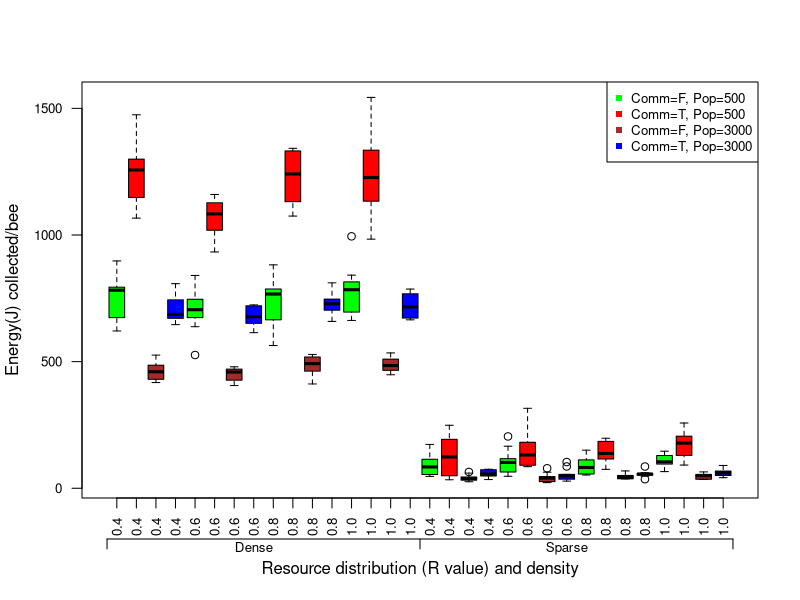
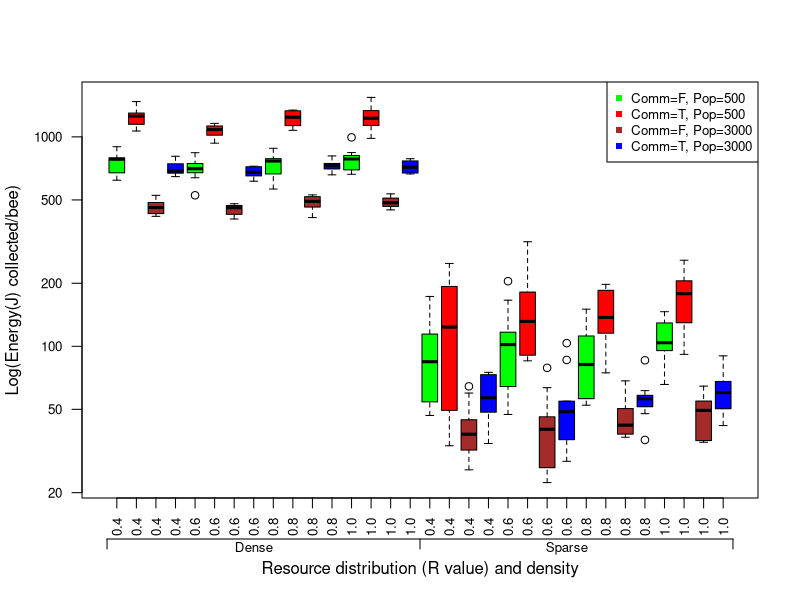
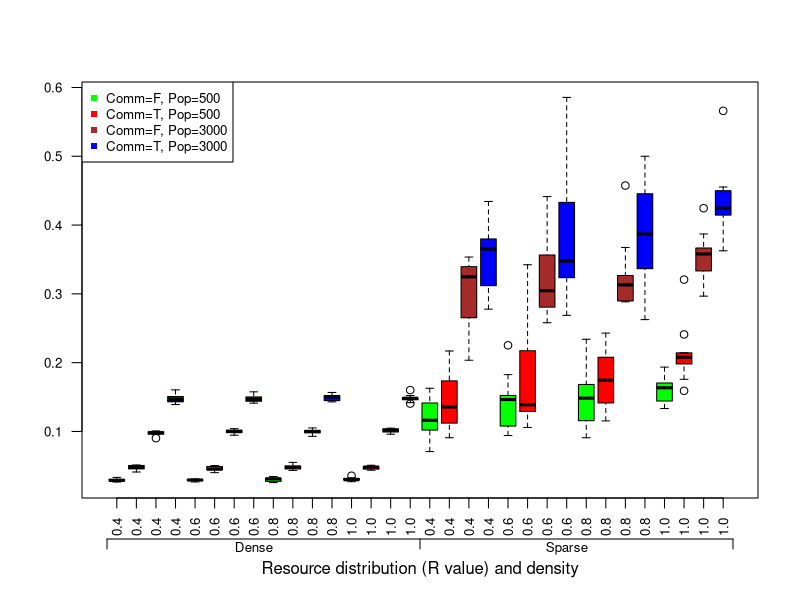
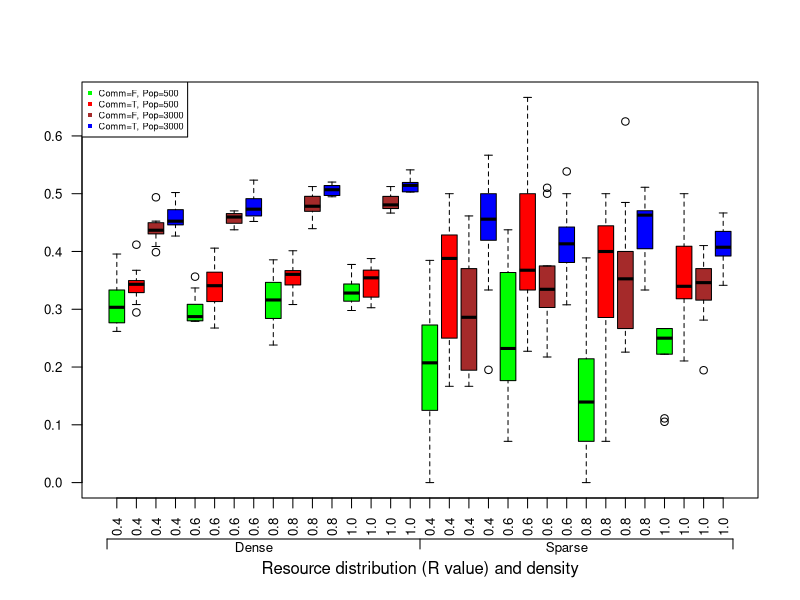
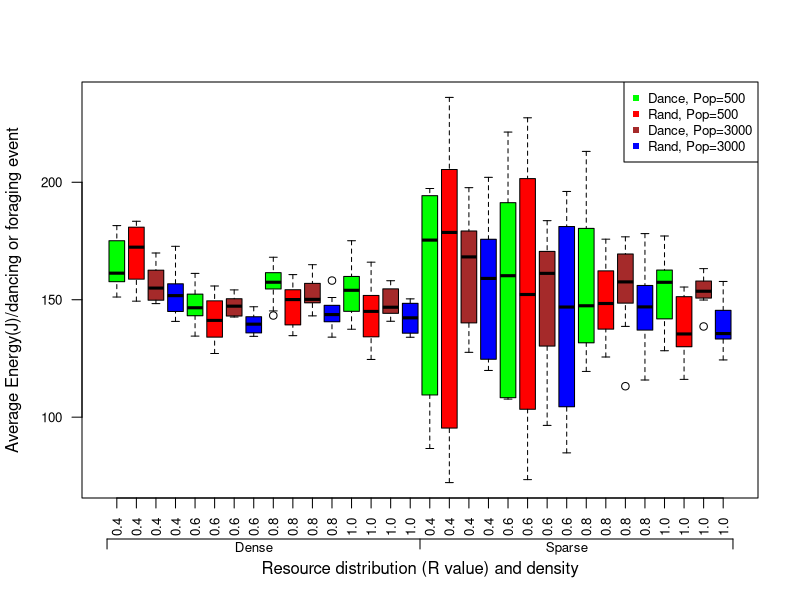
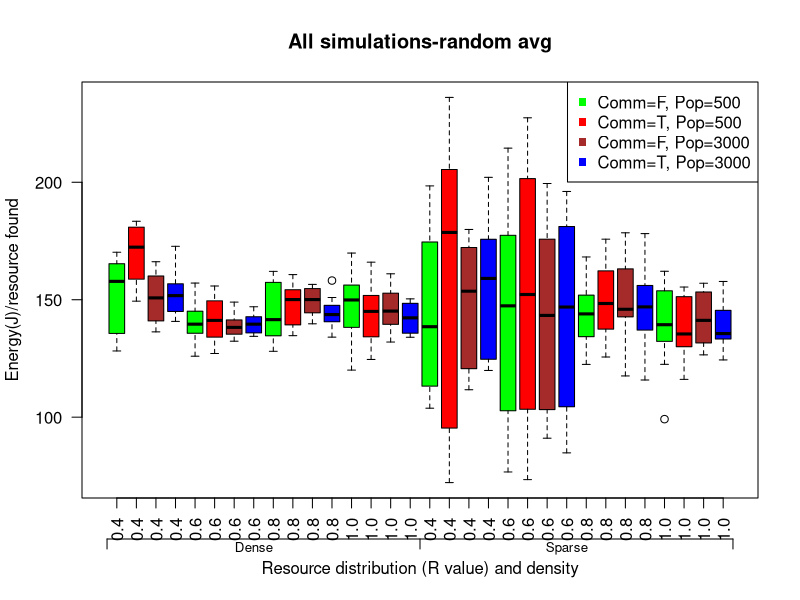

These figures' R source, in order:
## ---- chunk 1
library(dplyr)
# setwd("~/Google Drive/Semester 8/Thesis/NetLogo+R GitHub/NetLogo R Analyses/Sim Analyses5")

# Simulation data
all.data <- read.csv("Bees sim_all5-table.csv", skip = 6, stringsAsFactors=FALSE)

# Data calculation
all.data$energy.bee <- all.data$hive.collected / all.data$population
all.data$log.energy.bee <- log(all.data$energy.bee)
all.data$dance.avg <- all.data$dance.quality / all.data$dance.quantity
all.data$random.avg <- all.data$random.quality / all.data$random.quantity
all.data$avg.diff <-all.data$dance.avg - all.data$random.avg

# Data cleanup
names(all.data)[4] <- "communication"
all.data$communication <- as.factor(all.data$communication)
all.data$population <- as.factor(all.data$population)
all.data$environment <- as.factor(sapply(1:nrow(all.data), 
                                         function(i) {i <- paste(substr(all.data$resource_density[i],2,2), 
                                                                 ": ", substr(all.data$R_value[i], 2,4), 
                                                                 sep = "")}))

# Comm
comm.data <- all.data %>% filter(communication == TRUE)

# New table for dance and random avg quality
dance.data <- data.frame(energy.avg = comm.data$dance.avg, environment = comm.data$environment, 
                         communication = comm.data$communication, population = comm.data$population,
                         id.method = rep("dance", length(comm.data[,1])))
random.data <- data.frame(energy.avg = comm.data$random.avg, environment = comm.data$environment, 
                          communication = comm.data$communication, population = comm.data$population,
                          id.method = rep("random", length(comm.data[,1])))
avg.data <- rbind(dance.data, random.data)
## ---- chunk 2
# Plot results
boxplot(energy.bee ~ communication+population+environment, data=all.data, 
        col = c("green", "red", "brown", "blue"), las = 2, main = "", cex.axis = 0.8,  
        xlab = "Resource distribution (R value) and density", ylab = "Energy(J) collected/bee", 
        names = c("0.4", "0.4", "0.4", "0.4",
                  "0.6", "0.6", "0.6", "0.6",
                  "0.8", "0.8", "0.8", "0.8",
                  "1.0", "1.0", "1.0", "1.0",
                  "0.4", "0.4", "0.4", "0.4",
                  "0.6", "0.6", "0.6", "0.6",
                  "0.8", "0.8", "0.8", "0.8",
                  "1.0", "1.0", "1.0", "1.0"))
legend("topright", pch = 15, cex = 0.8, col = c("green", "red", "brown", "blue"), 
       c("Comm=F, Pop=500", "Comm=T, Pop=500", "Comm=F, Pop=3000", "Comm=T, Pop=3000"))
axis(1, at = c(0.5, 16.5, 32.5), labels = c("", "", ""), line = 2.05)
axis(1, at = c(8, 24), labels = c("Dense", "Sparse"), line = 0.9, tick = FALSE, cex.axis = 0.8)


boxplot(energy.bee ~ communication+population+environment, data=all.data, log = "y", 
        col = c("green", "red", "brown", "blue"), las = 2, main = "", cex.axis = 0.8, 
        xlab = "Resource distribution (R value) and density", ylab = "Log(Energy(J) collected/bee)", 
        names = c("0.4", "0.4", "0.4", "0.4",
                  "0.6", "0.6", "0.6", "0.6",
                  "0.8", "0.8", "0.8", "0.8",
                  "1.0", "1.0", "1.0", "1.0",
                  "0.4", "0.4", "0.4", "0.4",
                  "0.6", "0.6", "0.6", "0.6",
                  "0.8", "0.8", "0.8", "0.8",
                  "1.0", "1.0", "1.0", "1.0"))
legend("topright", pch = 15, cex = 0.8, col = c("green", "red", "brown", "blue"), 
       c("Comm=F, Pop=500", "Comm=T, Pop=500", "Comm=F, Pop=3000", "Comm=T, Pop=3000"))
axis(1, at = c(0.5, 16.5, 32.5), labels = c("", "", ""), line = 2.05)
axis(1, at = c(8, 24), labels = c("Dense", "Sparse"), line = 0.9, tick = FALSE, cex.axis = 0.8)
## ---- chunk 3
null.0 <- lm(log.energy.bee ~ 1, data = all.data)
alt.0a <- lm(log.energy.bee ~ population, data = all.data)
anova(null.0, alt.0a)
## ---- chunk 4
alt.0b <- lm(log.energy.bee ~ communication, data = all.data)
anova(null.0, alt.0b)
## ---- chunk 5
alt.0c <- lm(log.energy.bee ~ environment, data = all.data)
anova(null.0, alt.0c)
## ---- chunk 6
null.1 <- lm(log.energy.bee ~ population+communication+environment, data = all.data)
alt.1a <- lm(log.energy.bee ~ population*communication+environment, data = all.data)
anova(null.1, alt.1a)
## ---- chunk 7
alt.1b <- lm(log.energy.bee ~ population*environment+communication, data = all.data)
anova(null.1, alt.1b)
## ---- chunk 8
alt.1c <- lm(log.energy.bee ~ population+environment*communication, data = all.data)
anova(null.1, alt.1c)
## ---- chunk 9
null.all.1 <- lm(log.energy.bee ~ population + communication + environment + 
                   population*communication + population*environment + communication*environment, data = all.data)
alt.all.1 <- lm(log.energy.bee ~ population*communication*environment, data = all.data)
anova(null.all.1, alt.all.1)
## ---- chunk 10
boxplot((resources.found/resources) ~ communication+population+environment, data=all.data, 
        col = c("green", "red", "brown", "blue"), las = 2, main = "", cex.axis = 0.8, 
        xlab = "Resource distribution (R value) and density", ylab = "", 
        names = c("0.4", "0.4", "0.4", "0.4",
                  "0.6", "0.6", "0.6", "0.6",
                  "0.8", "0.8", "0.8", "0.8",
                  "1.0", "1.0", "1.0", "1.0",
                  "0.4", "0.4", "0.4", "0.4",
                  "0.6", "0.6", "0.6", "0.6",
                  "0.8", "0.8", "0.8", "0.8",
                  "1.0", "1.0", "1.0", "1.0"))
legend("topleft", pch = 15, cex = 0.8, col = c("green", "red", "brown", "blue"), 
       c("Comm=F, Pop=500", "Comm=T, Pop=500", "Comm=F, Pop=3000", "Comm=T, Pop=3000"))
axis(1, at = c(0.5, 16.5, 32.5), labels = c("", "", ""), line = 2.05)
axis(1, at = c(8, 24), labels = c("Dense", "Sparse"), line = 0.9, tick = FALSE, cex.axis = 0.8)
## ---- chunk 11
null.2 <- glm(cbind(resources.found, resources.untouched) ~ population+communication+environment, 
              family = binomial(), data = all.data)
alt.2a <- glm(cbind(resources.found, resources.untouched) ~ population*communication+environment, 
              family = binomial(), data = all.data)
anova(null.2, alt.2a, test="Chisq")
## ---- chunk 12
alt.2b <- glm(cbind(resources.found, resources.untouched) ~ population+communication*environment, 
              family = binomial(), data = all.data)
anova(null.2, alt.2b, test="Chisq")
## ---- chunk 13
alt.2c <- glm(cbind(resources.found, resources.untouched) ~ population*environment+communication, 
              family = binomial(), data = all.data)
anova(null.2, alt.2c, test="Chisq")
## ---- chunk 14
null.all.2 <- glm(cbind(resources.found, resources.untouched) ~ population + communication + environment + 
                    population*communication + population*environment + communication*environment, 
                  family = binomial(), data = all.data)
alt.all.2 <- glm(cbind(resources.found, resources.untouched) ~ population*environment*communication, 
                 family = binomial(), data = all.data)
anova(null.all.2, alt.all.2, test="Chisq")
## ---- chunk 15
boxplot((resources.depleted/resources.found) ~ communication+population+environment, data=all.data, 
        col = c("green", "red", "brown", "blue"), las = 2, main = "", cex.axis = 0.8, 
        xlab = "Resource distribution (R value) and density", ylab = "", 
        names = c("0.4", "0.4", "0.4", "0.4",
                  "0.6", "0.6", "0.6", "0.6",
                  "0.8", "0.8", "0.8", "0.8",
                  "1.0", "1.0", "1.0", "1.0",
                  "0.4", "0.4", "0.4", "0.4",
                  "0.6", "0.6", "0.6", "0.6",
                  "0.8", "0.8", "0.8", "0.8",
                  "1.0", "1.0", "1.0", "1.0"))
legend("topleft", pch = 15, cex = 0.55, col = c("green", "red", "brown", "blue"), 
       c("Comm=F, Pop=500", "Comm=T, Pop=500", "Comm=F, Pop=3000", "Comm=T, Pop=3000"))
axis(1, at = c(0.5, 16.5, 32.5), labels = c("", "", ""), line = 2.05)
axis(1, at = c(8, 24), labels = c("Dense", "Sparse"), line = 0.9, tick = FALSE, cex.axis = 0.8)
## ---- chunk 16
null.3 <- glm(cbind(resources.depleted, (resources.found-resources.depleted)) ~ 
                population+communication+environment, 
              family = binomial(), data = all.data)
alt.3a <- glm(cbind(resources.depleted, (resources.found-resources.depleted)) ~ 
                population*communication+environment, 
              family = binomial(), data = all.data)
anova(null.3, alt.3a, test="Chisq")
## ---- chunk 17
alt.3b <- glm(cbind(resources.depleted, (resources.found-resources.depleted)) ~ 
                population+communication*environment, 
              family = binomial(), data = all.data)
anova(null.3, alt.3b, test="Chisq")
## ---- chunk 18
alt.3c <- glm(cbind(resources.depleted, (resources.found-resources.depleted)) ~ 
                population*environment+communication, 
              family = binomial(), data = all.data)
anova(null.3, alt.3c, test="Chisq")
## ---- chunk 19
null.all.3 <- glm(cbind(resources.depleted, (resources.found-resources.depleted)) ~ 
                    population + communication + environment + 
                    population*communication + population*environment + communication*environment, 
                  family = binomial(), data = all.data)
alt.all.3 <- glm(cbind(resources.depleted, (resources.found-resources.depleted)) ~
                   population*environment*communication, 
                 family = binomial(), data = all.data)
anova(null.all.3, alt.all.3, test="Chisq")
## ---- chunk 20
# plot(x = all.data$dance.avg, y = all.data$random.avg)
# abline(a = 0, b = 1)

boxplot(energy.avg ~ id.method+population+environment, data=avg.data, 
        col = c("green", "red", "brown", "blue"), las = 2, cex.axis = 0.8, main = "", 
        xlab = "Resource distribution (R value) and density", ylab = "Average Energy(J)/dancing or foraging event", 
        names = c("0.4", "0.4", "0.4", "0.4",
                  "0.6", "0.6", "0.6", "0.6",
                  "0.8", "0.8", "0.8", "0.8",
                  "1.0", "1.0", "1.0", "1.0",
                  "0.4", "0.4", "0.4", "0.4",
                  "0.6", "0.6", "0.6", "0.6",
                  "0.8", "0.8", "0.8", "0.8",
                  "1.0", "1.0", "1.0", "1.0"))
legend("topright", pch = 15, cex = 0.8, col = c("green", "red", "brown", "blue"), 
       c("Dance, Pop=500", "Rand, Pop=500", "Dance, Pop=3000", "Rand, Pop=3000"))
axis(1, at = c(0.5, 16.5, 32.5), labels = c("", "", ""), line = 2.05)
axis(1, at = c(8, 24), labels = c("Dense", "Sparse"), line = 0.9, tick = FALSE, cex.axis = 0.8)
## ---- chunk 21
null.4 <- lm(energy.avg ~ population+id.method+environment, data = avg.data)
alt.4a <- lm(energy.avg ~ population*id.method+environment, data = avg.data)
anova(null.4, alt.4a)
## ---- chunk 22
alt.4b <- lm(energy.avg ~ population*environment+id.method, data = avg.data)
anova(null.4, alt.4b)
## ---- chunk 23
alt.4c <- lm(energy.avg ~ population+id.method*environment, data = avg.data)
anova(null.4, alt.4c)
## ---- chunk 24
null.all.4 <- lm(energy.avg ~ population + id.method + environment + 
                   population*id.method + population*environment + id.method*environment, data = avg.data)
alt.all.4 <- lm(energy.avg ~ population*id.method*environment, data = avg.data)
anova(null.all.4, alt.all.4)
## ---- chunk 25
anova(lm((dance.avg-random.avg) ~ environment+population, data = comm.data),
      lm((dance.avg-random.avg) ~ environment*population, data = comm.data))
## ---- chunk 26
boxplot(random.avg ~ communication+population+environment, data=all.data, 
        col = c("green", "red", "brown", "blue"), las = 2, main = "All simulations-random avg", 
        xlab = "Resource distribution (R value) and density", ylab = "Energy(J)/resource found", 
        names = c("0.4", "0.4", "0.4", "0.4",
                  "0.6", "0.6", "0.6", "0.6",
                  "0.8", "0.8", "0.8", "0.8",
                  "1.0", "1.0", "1.0", "1.0",
                  "0.4", "0.4", "0.4", "0.4",
                  "0.6", "0.6", "0.6", "0.6",
                  "0.8", "0.8", "0.8", "0.8",
                  "1.0", "1.0", "1.0", "1.0"))
legend("topright", pch = 15, col = c("green", "red", "brown", "blue"), 
       c("Comm=F, Pop=500", "Comm=T, Pop=500", "Comm=F, Pop=3000", "Comm=T, Pop=3000"))
axis(1, at = c(0.5, 16.5, 32.5), labels = c("", "", ""), line = 2.05)
axis(1, at = c(8, 24), labels = c("Dense", "Sparse"), line = 0.9, tick = FALSE, cex.axis = 0.8)
## ---- chunk 27
null.5 <- lm(random.avg ~ population+communication+environment, data = all.data)
alt.5a <- lm(random.avg ~ population*communication+environment, data = all.data)
anova(null.5, alt.5a)
## ---- chunk 28
alt.5b <- lm(random.avg ~ population*environment+communication, data = all.data)
anova(null.5, alt.5b)
## ---- chunk 29
alt.5c <- lm(random.avg ~ population+communication*environment, data = all.data)
anova(null.5, alt.5c)
## ---- chunk 30
null.all.5 <- lm(random.avg ~ population + communication + environment + 
                   population*communication + population*environment + communication*environment, data = all.data)
alt.all.5 <- lm(random.avg ~ population*communication*environment, data = all.data)
anova(null.all.5, alt.all.5)
